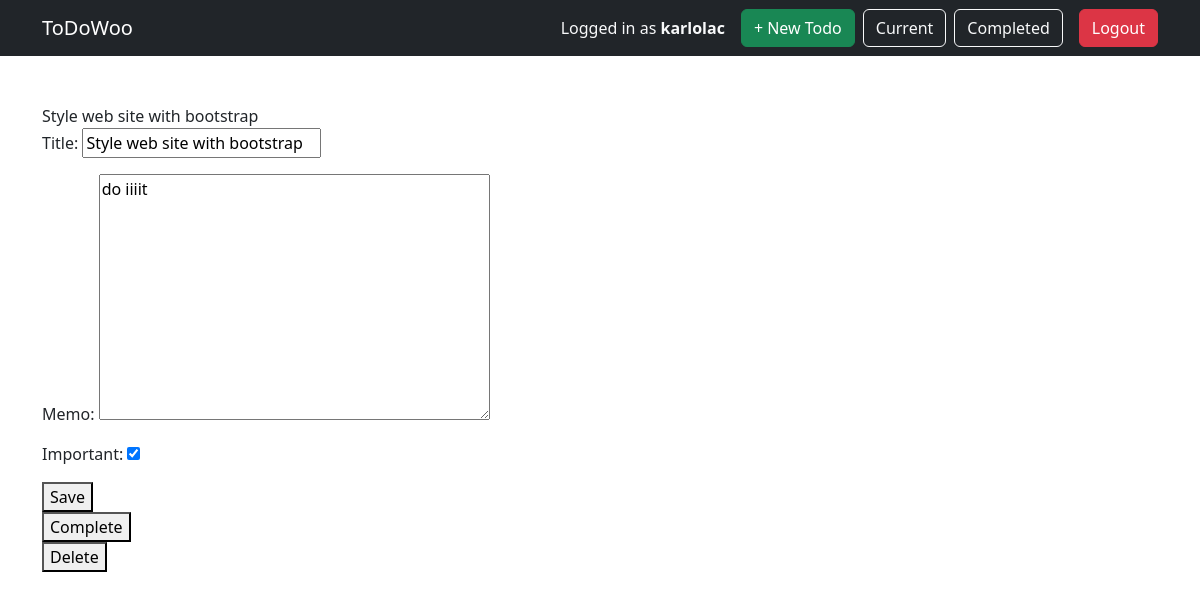
The app's page /todo/7 (signed in) with its own data.
### todo/models.py (models this page shows, shortened)
class Todo(models.Model):
    title=models.CharField(max_length=100)
    memo=models.TextField(blank=True)
    created_at=models.DateTimeField(auto_now_add=True)
    date_completed=models.DateTimeField(null=True,blank=True)
    important=models.BooleanField(default=False)
    user=models.ForeignKey(User,on_delete=models.CASCADE)

### todo/views.py (the view, shortened to what this page needs)
# urls.py: path('todo/<int:todo_pk>', views.viewtodo, name="viewtodo"),
@login_required
def viewtodo(request,todo_pk):
    todo=get_object_or_404(Todo,pk=todo_pk,user=request.user)
    if request.method=='GET':
        form=TodoForm(instance=todo)
        return render(request,'todo/viewtodo.html',{'todo':todo,'form':form})

### todo/forms.py
class TodoForm(ModelForm):
    class Meta:
        model=Todo
        fields=['title','memo','important']

### todo/templates/todo/viewtodo.html (shortened to what this page needs)
{% extends 'todo/base.html' %}
{% block content %}
<br>
{{ todo.title }}
<form method="POST">
{{ form.as_p }}
<button type="submit">Save</button>
</form>
<form method="POST" action="{% url 'completetodo' todo.id %}">
<button type="submit">Complete</button>
</form>
<form method="POST" action="{% url 'deletetodo' todo.id %}">
<button type="delete">Delete</button>
</form>
{% endblock %}

### todo/templates/todo/base.html (shortened to what this page needs)
<!doctype html>
<html lang="en">
<head>
    <link href="https://cdn.jsdelivr.net/npm/bootstrap@5.3.2/dist/css/bootstrap.min.css"
          rel="stylesheet">
</head>
<body>
<nav class="navbar navbar-expand-lg navbar-dark bg-dark">
    <div class="container">
        <a class="navbar-brand" href="{% url 'currenttodos' %}">
            ToDoWoo
        </a>
        <div class="collapse navbar-collapse justify-content-end">
            {% if user.is_authenticated %}
                <span class="navbar-text me-3 text-light">
                    Logged in as <strong>{{ user.username }}</strong>
                </span>
                <a class="btn btn-success me-2" href="{% url 'createtodo' %}">
                    + New Todo
                </a>
                <a class="btn btn-outline-light me-2" href="{% url 'currenttodos' %}">
                    Current
                </a>
                <a class="btn btn-outline-light me-3" href="{% url 'completedtodos' %}">
                    Completed
                </a>
                <form action="{% url 'logoutuser' %}" method="POST" class="d-inline">
                    <button type="submit" class="btn btn-danger">
                        Logout
                    </button>
                </form>
            {% endif %}
        </div>
    </div>
</nav>
<div class="container mt-4">
    {% block content %}
    {% endblock %}
</div>
</body>
</html>

### records on screen
Todo: title "Style web site with bootstrap", memo "do iiiit", important "☑"

### other values on screen
{{ user.username }} "karlolac"
